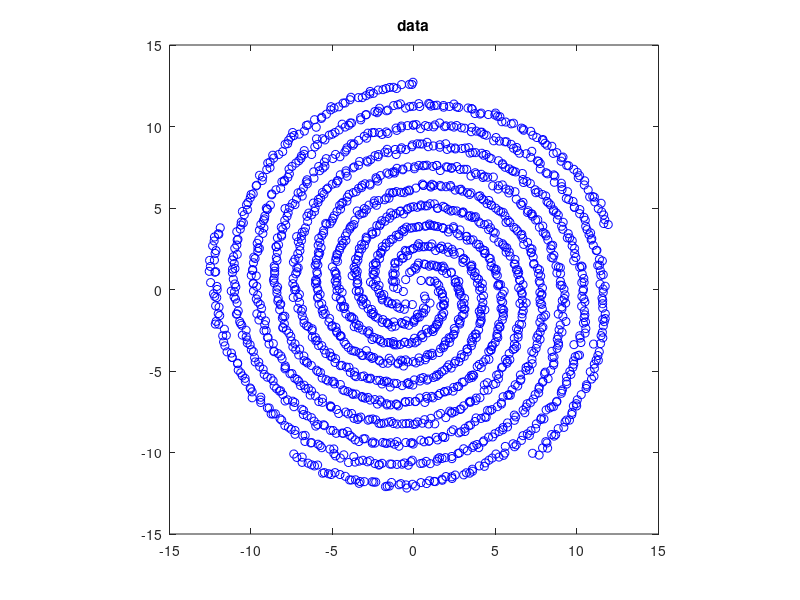

MATLAB code to generate this figure: (Note: this script raises an error after producing the figure.)
% This code demonstrates Laplacian K-modes on the 5-spirals dataset (using a
% single bandwidth value s, that is, without homotopy).

rng(0);

% Generate the 5-spirals dataset
K=5; nn=400; a=pi/4; b=4*pi; t=((b-a)*(linspace(0,1,nn).^0.65)+a)';
X = []; label=[];
for j=0:K-1
  X1 = [t.*sin(t+2*pi*j/K) t.*cos(t+2*pi*j/K)];
  X = [X; X1]; label=[label; (j+1)*ones(nn,1)];
end
X = X+randn(size(X))*0.1; N=size(X,1);
figure(1); plot(X(:,1),X(:,2),'bo');
daspect([1 1 1]); ax = [-15 15 -15 15]; axis(ax); title('data');

% Set hyperparameters (K, s, lambda) and build graph and Laplacian
K = 5; s = 0.3; lambda = 2;
knn = 5; W = gaussaff(X,{'k',knn},s); d = sum(W,2); Laplacian = diag(d)-W;

% Use K-means for initialization
[C,label] = kmeans(X,K);
Z = zeros(N,K); Z(sub2ind([N,K],(1:N)',label)) = 1;

% Run Laplacian K-modes
[C,Z] = lapkmodes(X,K,s,lambda,Laplacian,[],[],C,Z);

% Plot clustering
COLORSX = {'bo','ro','go','co','mo','ko'};
COLORSC = {'bo','ro','go','co','mo','ko'};
figure(2); clf; hold on;
[confidence,IDX] = max(Z,[],2);
% Plot each cluster.
for k=1:K
  idx = find(IDX==k);  plot(X(idx,1),X(idx,2),COLORSX{k});
  plot(C(k,1),C(k,2),COLORSC{k},'MarkerSize',10,'MarkerFaceColor',COLORSC{k}(1));
end
daspect([1 1 1]); axis(ax); set(gca,'xtick',[],'ytick',[]); box on;
title('hard clustering');

% Plot KDE.
figure(3); clf; hold on;
for j=1:K   % Plot normalized KDE for each cluster.
  t1 = linspace(ax(1),ax(2),150);   t2 = linspace(ax(3),ax(4),150);
  [Y1,Y2] = meshgrid(t1,t2);   Y = [Y1(:),Y2(:)];
  pdf = exp(-sqdist(Y,X)/(2*s^2))*Z(:,j)/sum(Z(:,j))/(sqrt(2*pi)*s)^2;
  pdf = reshape(pdf,150,150);
  contour(Y1,Y2,pdf,10,COLORSX{j}(1));
end
daspect([1 1 1]); axis(ax); set(gca,'xtick',[],'ytick',[]); box on;
title('kde');

% Plot soft assignment using mixture of colors.
COLORSRGB = [[0 0 1];[1 0 0];[0 1 0];[0 1 1];[1 0 1];[0 0 0]];
figure(4); clf; hold on;
for j=1:size(X,1)
  cc=Z(j,:)*COLORSRGB(1:K,:);
  cc(cc<0)=0; cc(cc>1)=1;
  plot(X(j,1),X(j,2),'o','Color',cc);
end
daspect([1 1 1]); axis(ax); set(gca,'xtick',[],'ytick',[]); box on;
title('soft assignment');

